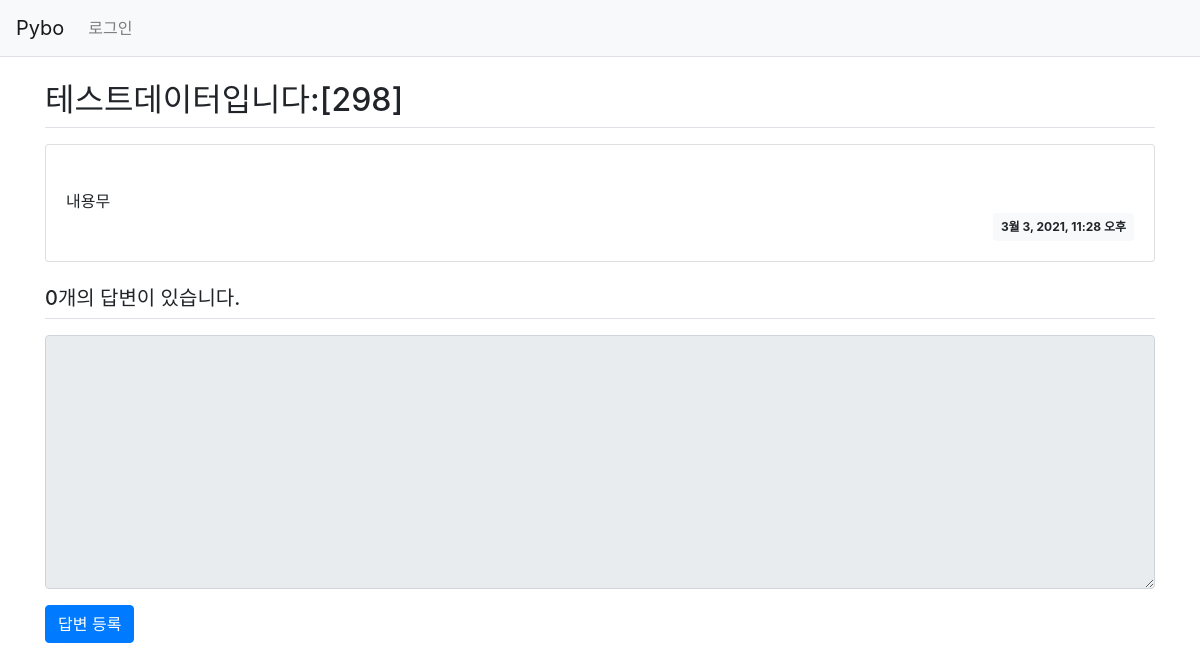
Before: /pybo/306/ with the older database file.
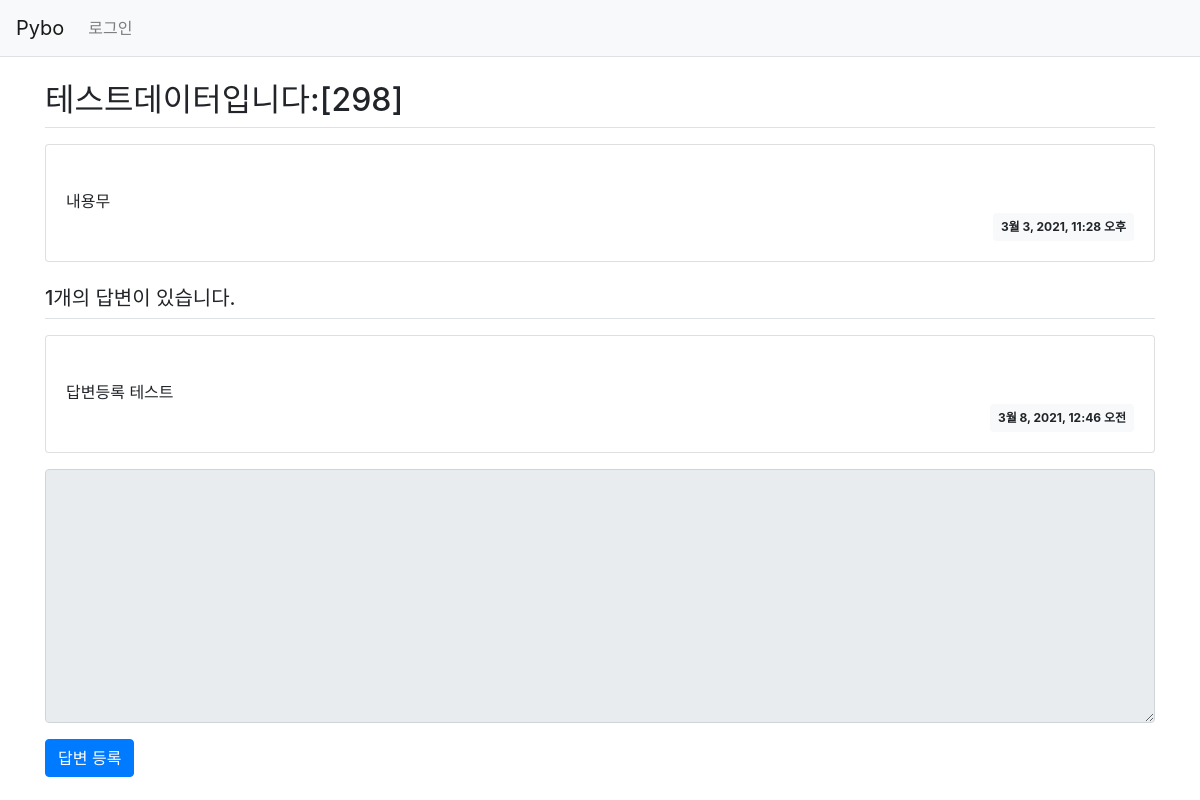
After: the same page with the newer database file.
### pybo/models.py (models this page shows, shortened)
class Question(models.Model):
    subject = models.CharField(max_length=200)
    content = models.TextField()
    create_date = models.DateTimeField()
    author = models.ForeignKey(User, on_delete=models.CASCADE)

class Answer(models.Model):
    author = models.ForeignKey(User, on_delete=models.CASCADE)
    question = models.ForeignKey(Question, on_delete=models.CASCADE)
    content = models.TextField()
    create_date = models.DateTimeField()

### pybo/views.py (the view)
# urls.py: path('<int:question_id>/', views.detail, name='detail'),
def detail(request, question_id):
    question = get_object_or_404(Question, pk=question_id)
    context = {'question':question}
    return render(request, 'pybo/question_detail.html', context)

### templates/pybo/question_detail.html (shortened to what this page needs)
{% extends 'base.html' %}
{% block content %}
<div class="container my-3">
    <h2 class="border-bottom py-2">{{question.subject}}</h2>
    <div class="card my-3">
        <div class="card-body">
            <div class="card-text" style="white-space: pre-line;">
            {{question.content}}
            </div>
            <div class="d-flex justify-content-end">
                <div class="badge badge-light p-2">
                    {{ question.create_date }}
                </div>
            </div>
        </div>
    </div>
    <h5 class="border-bottom my-3 py-2">
        {{question.answer_set.count}}개의 답변이 있습니다.
    </h5>
    {% for answer in question.answer_set.all %}
    <div class="card my-3">
        <div class="card-body">
            <div class="card-text" style="white-space: pre-line;">
                {{answer.content}}
            </div>
            <div class="d-flex justify-content-end">
                <div class="badge badge-light p-2">
                    {{ answer.create_date}}
                </div>
            </div>
        </div>
    </div>
    {% endfor %}
    <form action="{% url 'pybo:answer_create' question.id %}" method="post" class="my-3">
        <div class="form-group">
            <textarea name="content" id="content" {% if not user.is_authenticated %} disabled {% endif %} class="form-control" rows="10"></textarea>
        </div>
        <input type="submit" value="답변 등록" class="btn btn-primary">
    </form>
</div>
{% endblock %}

### templates/base.html (shortened to what this page needs)
{% load static %}
<!DOCTYPE html>
<html lang="en">
<head>
    <link rel="stylesheet" href="https://cdn.jsdelivr.net/npm/bootstrap@4.6.0/dist/css/bootstrap.min.css">
    <link rel="stylesheet" type="text/css" href="{% static 'style.css' %}">
</head>
<body>
{% include "navbar.html" %}
{% block content %}
{% endblock%}
</body>
</html>

### templates/navbar.html (shortened to what this page needs)
<nav class="navbar navbar-expand-lg navbar-light bg-light border-bottom">
    <a class="navbar-brand" href="{% url 'pybo:index' %}">Pybo</a>
    <div class="collapse navbar-collapse flex-grow-0" id="navbarNav">
        <ul class="navbar-nav">
            <li class="nav-item">
                {% if user.is_authenticated %}
                    <a class="nav-link"  href="{% url 'common:logout' %}">{{user.username}} (로그아웃)</a>
                {% else %}
                    <a class="nav-link" href="{% url 'common:login' %}">로그인</a>
                {% endif %}
            </li>
        </ul>
    </div>
</nav>

Changed rows visible on the page:
computed for Question "테스트데이터입니다:[298]": answer_set.count "0" → "1"
added Answer: content "답변등록 테스트", create_date "3월 8, 2021, 12:46 오전"
